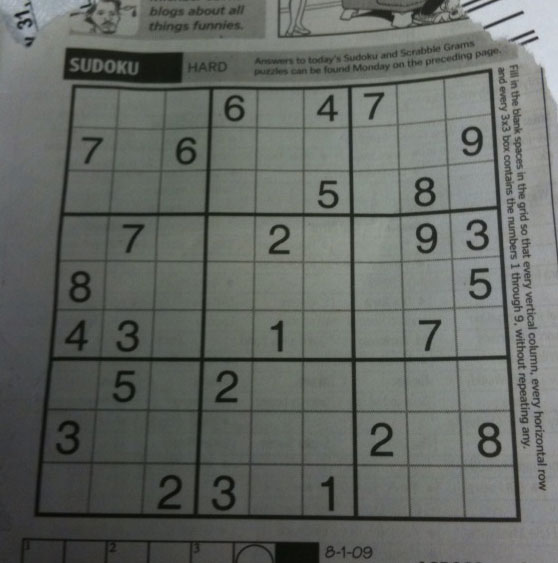
#> input picture opencvlearn/sudoku.png, 558 x 563 px
$ python thresholding2.py
#> lines starting #> are read from the running program, lines starting #| are printed output that depends on the picture; after the words box and inside, x2 and y2 are one past the last pixel; in counts of white or black regions, pixels touching at a corner belong together
import cv2

img=cv2.imread("sudoku.png",0)
#> img: shape (563, 558); min 7, max 218, mean 101.8
ret1,th1=cv2.threshold(img,127,255,cv2.THRESH_BINARY)
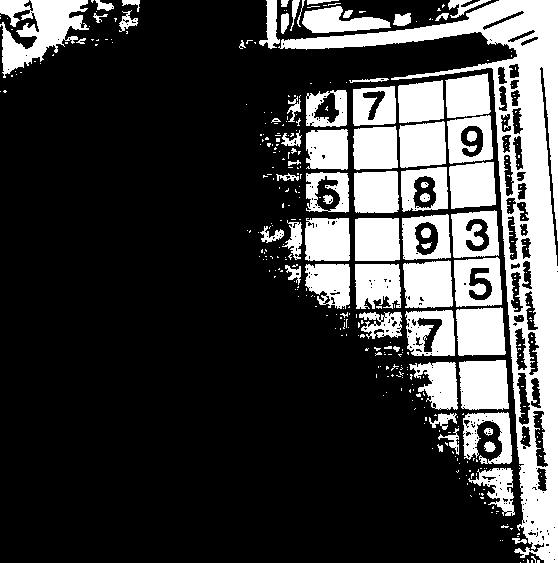
#> th1: shape (563, 558); 25.3% white; 376 white regions (307 under 20 px), largest, box (x1, y1, x2, y2) and area: (278, 0, 558, 563) 25952, (0, 0, 89, 78) 3634, (459, 360, 509, 410) 2273
th2=cv2.adaptiveThreshold(img,255,cv2.ADAPTIVE_THRESH_MEAN_C,cv2.THRESH_BINARY,3,1)
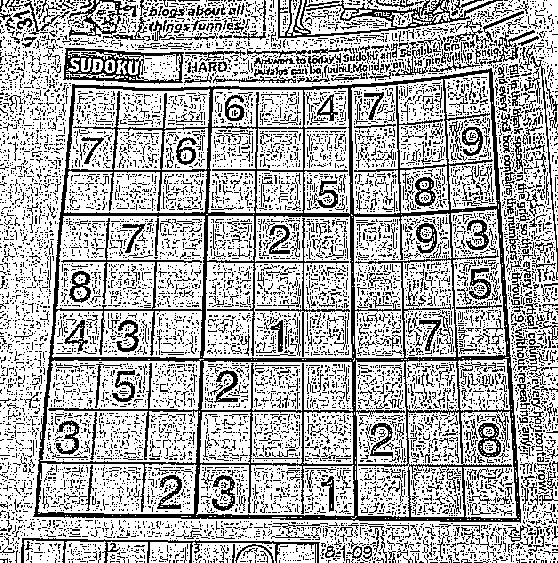
#> th2: shape (563, 558); 68.8% white; black in thin lines or dots
th3=cv2.adaptiveThreshold(img,255,cv2.ADAPTIVE_THRESH_GAUSSIAN_C,cv2.THRESH_BINARY,3,1)
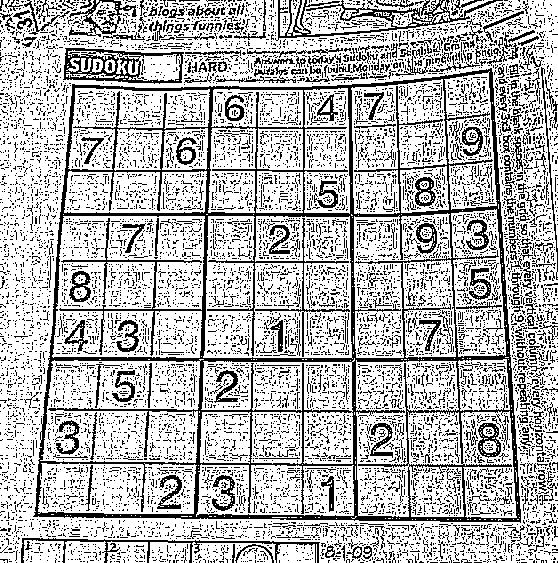
#> th3: shape (563, 558); 71.9% white; black in thin lines or dots


cv2.imshow("th1",th1)
cv2.imshow("th2",th2)
cv2.imshow("th3",th3)

cv2.waitKey(0)
cv2.destroyAllWindows()
